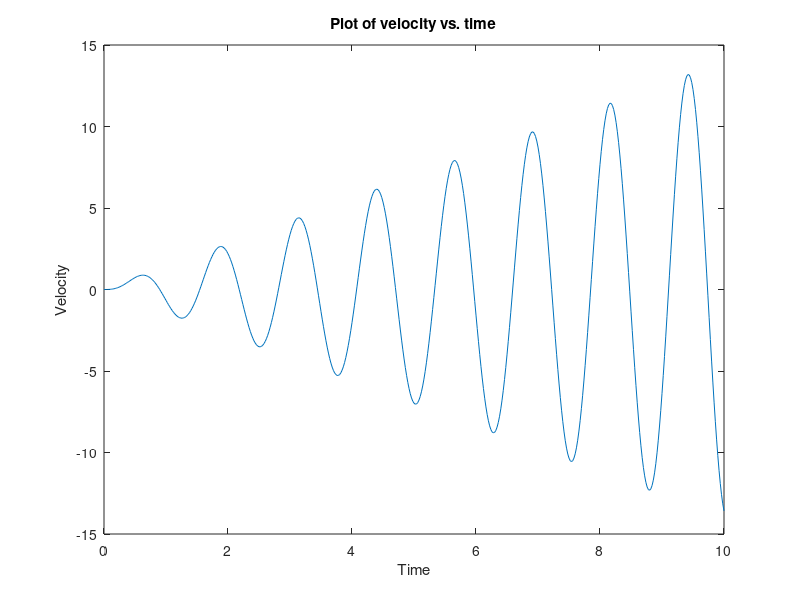

Here is the MATLAB script that generated this plot:
% Acceleration and Velocity
% Create the function handle for the acceleration
acc = @(t) 7*t.*sin(5*t);
% Use a for loop with t values ranging from 0 to 10
% with an increment of 0.02
count = 1;
for t = 0:0.02:10
    vel(count) = integral(acc,0,t);
    count = count+1;
end
t = 0:0.02:10;
%Plot the velocity vs time
plot(t,vel)
xlabel('Time')
ylabel('Velocity')
title('Plot of velocity vs. time')
